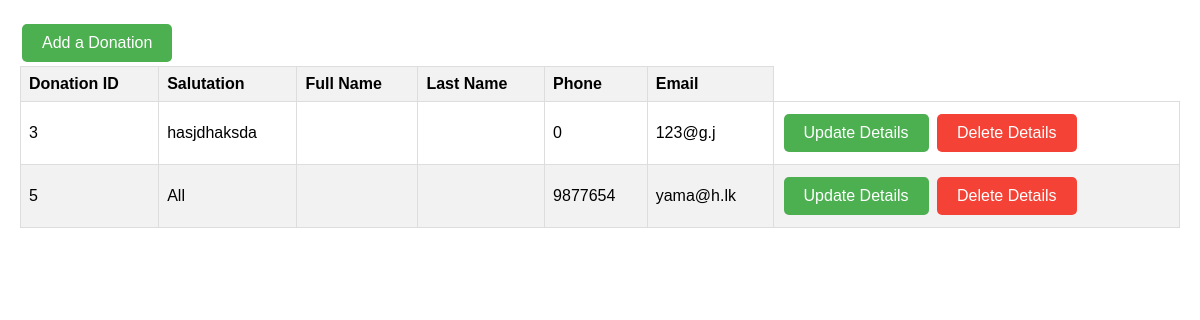
Screenshot of /donation/display.php with the database file from the repository.
### tables this page shows
CREATE TABLE `donation` (
  `donID` int(10) NOT NULL,
  `salutation` varchar(15) NOT NULL,
  `firstName` varchar(15) NOT NULL,
  `lastName` varchar(15) NOT NULL,
  `Phone` int(10) NOT NULL,
  `Email` varchar(20) NOT NULL
);

### donation/display.php (the view, shortened to what this page needs)
<?php
  include 'connect.php';
?>
<!DOCTYPE html>
<html lang="en">
<head>
  <link rel="stylesheet" href="dis.css">
</head>
<body>
  <div>
    <button>
      <a href="addDonation.php">Add a Donation</a>
    </button>
    <table>
      <thead>
        <tr>
          <th>Donation ID</th>
          <th>Salutation</th>
          <th>Full Name</th>
          <th>Last Name</th>
          <th>Phone</th>
          <th>Email</th>
        </tr>
      </thead>
        <?php
          $sql = "SELECT * FROM `donation`";
          $result = mysqli_query($con, $sql);
          if ($result) {
            while ($row = mysqli_fetch_assoc($result)) {
                $donID = $row["donID"];
                $salutation = $row["salutation"];
                $firstName = $row["firstName"];
                $LastName = $row["LastName"];
                $Phone = $row["Phone"];
                $Email = $row["Email"];
                echo ' <tr>
                            <td>'.$donID.'</td>
                            <td>'.$salutation.'</td>
                            <td>'.$firstName.'</td>
                            <td>'.$LastName.'</td>
                            <td>'.$Phone.'</td>
                            <td>'.$Email .'</td>
                            <td>
                            <button><a href="updateDonation.php?updateid='.$donID.'">Update Details</a></button>
                            <button class="delete"><a href="deleteDonation.php?deleteid='.$donID.'">Delete Details</a></button>
                        </td>
                    </tr>';
            }
          }
        ?>
    </table>
  </div>
</body>
</html>

### donation/dis.css (style rules this page uses)
body { font-family: Arial, sans-serif; margin: 0; padding: 0; }
div { margin: 20px; }
button { background-color: #4CAF50; border: none; color: white; padding: 10px 20px; text-align: center; text-decoration: none; display: inline-block; font-size: 16px; margin: 4px 2px; cursor: pointer; border-radius: 5px; }
button a { color: white; text-decoration: none; }
table { border-collapse: collapse; width: 100%; }
th, td { border: 1px solid #dddddd; text-align: left; padding: 8px; }
th { background-color: #f2f2f2; }
tr:nth-child(even) { background-color: #f2f2f2; }
.delete { background-color: #f44336; }

### rows the page displays
donation: donID "3", salutation "hasjdhaksda", Phone "0", Email "123@g.j"
donation: donID "5", salutation "All", Phone "9877654", Email "yama@h.lk"
